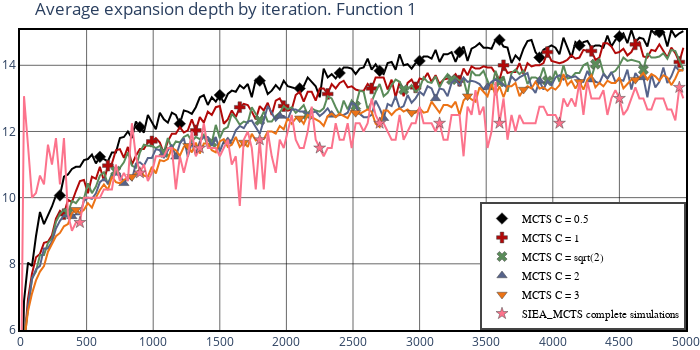

The code cell stored with this chart in its notebook:
### Code cell
def show_search_depth(data_list, plot_title, data_distance = 20, markers_distance = 20, gray_scale=False):
   #agents need to be re-ordered (no hardcode order)
   if gray_scale:
      colors = ["#696969","#4f4f4f","#2f2f2f","#000000","#0f0f0f","#666666","#234654"]

   else:
      colors = ["#820263"
                , "#4F5D2F"
                ,  "#000000"
                ,"#F6511D"
                , "#C874D9"#"#9B6DC6 "
                ,  "#355691" ]
   colors = ["#000000"
                , "#B10909"
                ,  "#5B8C5A"
                ,"#56638A"
                , "#EC7316"#"#9B6DC6 "
                ,  "#FC738C" ]


   markers = ["diamond","cross","x","triangle-up","triangle-down","star","star-square","corcle-cross","square", "pentagon"]
   marker_padding = int(markers_distance/len(data_list))

   fig = go.Figure()
   max_max_y = 0
   for data_idx, data in enumerate(data_list):#list(reversed(data_list)):
      name = data["player"].unique()[0]
      #if len(name) > 12: name = name[:12]
      #print(len(data))
      #temp_data = data.groupby(by="id").mean()
      #print(len(temp_data))
      x = data["id"].unique()
      x = [k for k in x if k%data_distance==0]
      #y = [stats.mean(data.loc[data["id"]==id,["feature_0"]]["feature_0"]) for id in x]
      y=[]
      for id in x:#list(reversed(x)):
         temp = data.loc[data["id"]==id,["feature_0"]]["feature_0"]
         #print("filtered_len",len(temp))
         y.append(stats.mean(temp))

      max_y = max(y)
      if max_y > max_max_y:
         max_max_y = max_y

      x_marker = []
      y_marker = []
      for count in range(len(x)):
         if count%(markers_distance+data_idx*marker_padding) == 0:
            x_marker.append(x[count])
            y_marker.append(y[count])

      fig.add_trace(go.Scatter(x=x, y=y
            ,showlegend=False
            ,name=name
            ,mode="lines"#+markers'#"markers"
            ,marker_symbol = markers[data_idx]# + "-open-dot"
                        #,marker_color = "black"
                        #,marker_size=9
                        ,marker=dict(
                            color=colors[data_idx]#"black",#"red",#'rgba(135, 206, 250, 0.5)',
                            ,size=9
                            ,line=dict(
                                #color='MediumPurple',
                                width=0.5)
                            )))#,marker_color = "black"))
      fig.add_trace(go.Scatter(x=x_marker, y=y_marker
            ,showlegend=True
            ,name=name
            ,mode="markers"#"markers"
            ,marker_symbol = markers[data_idx]# + "-open-dot"
                        #,marker_color = "black"
                        #,marker_size=9
                        ,marker=dict(
                            color=colors[data_idx]#"black",#"red",#'rgba(135, 206, 250, 0.5)',
                            ,size=9
                            ,line=dict( 
                                #color='MediumPurple',
                                width=0.5)
                            )))#,marker_color = "black"))
   fig.update_layout(
                #title_text=title
                #,title_x=0.5
                #,title_y=1
                #xaxis_title="Turn"
                #,yaxis_title="Nodes"
                autosize=False
                ,width=700
                ,height=350
                ,plot_bgcolor='rgba(0,0,0,0)'
                ,legend=dict(
                    #title = "Formula",
                    #orientation="h",
                    #yanchor="top",
                    y=0,
                    xanchor="right",
                    x=1,  
                    font = dict(family = "Arial", size = 11, color = "black"),
                    #bordercolor="LightSteelBlue",
                    borderwidth=2,
                    itemsizing='trace',
                    #itemwidth = 30
                    )
                ,title={"text":plot_title}
                )
   fig["layout"]["yaxis"]["tickmode"] = "linear"
   fig["layout"]["yaxis"]["tick0"] = 4
   fig["layout"]["yaxis"]["dtick"] = 2
   fig["layout"]["yaxis"]["showgrid"] = True
   fig["layout"]["yaxis"]["gridcolor"] = "black"
   fig["layout"]["yaxis"]["gridwidth"] = 0.6
   fig["layout"]["xaxis"]["tickmode"] = "linear"
   fig["layout"]["xaxis"]["tick0"] = 0
   fig["layout"]["xaxis"]["dtick"] = 500
   fig["layout"]["xaxis"]["showgrid"] = True
   fig["layout"]["xaxis"]["gridcolor"] = "black"
   fig["layout"]["xaxis"]["gridwidth"] = 0.6
   fig['layout'].update(margin=dict(
                                       l=20,
                                       r=10,
                                       b=0,
                                       t=30))    
   fig.update_xaxes(range=[0,5000])
   fig.update_yaxes(range=[6,max_max_y])
   fig.update_xaxes(showline=True, linewidth=2, linecolor='black', mirror=True)
   fig.update_yaxes(showline=True, linewidth=2, linecolor='black', mirror=True)
   return fig

def get_subset(data, agent_name, f_index, c_param=None):
   temp_data = data.loc[data["f_index"]==f_index]
   if c_param is not None:
      temp_data = temp_data.loc[temp_data["c_param"]==c_param]
   #print(temp_data["player"].unique())
   temp_data = temp_data.loc[temp_data["player"] == agent_name]
   return temp_data

dummy_state = FunctionOptimisationState(players=[None], function=0, ranges=[[0,1]], splits=2)
functions = dummy_state.function_list
join = "/"
logs_path = "logs/Old/FO"
output_name = "collective_tree_logs.csv"
data = pd.read_csv(logs_path + join + "collective_tree_logs.csv")
n_buckets = 400
f_max_locations = [0.5,0.867,None,0.1,0.1]

for f_index in [0]:#,1,2,3,4]:
   agents_names = data["player"].unique()
   #print(agents_names)
   c_params = data["c_param"].unique()
   c_params.sort()
   generic_name = "MCTS_c"
   agents_names = [x for x in agents_names]
   names = []
   data_list = []

   #order names
   for c in c_params:
      string_c = str(c)
      if string_c.split(".")[-1] == "0":
         string_c = string_c[:-2]
      names.append(generic_name + string_c)
   for name in agents_names:
      if "SE_MCTS" in name:
         names.append(name)
   for name in names:
      temp_data = get_subset(data, name, f_index)
      data_list.append(temp_data)
   
   treated_names = []
   temp_names = [x for x in names]
   for it,st in enumerate(temp_names):
      new_string = st.replace("_c"," C = ")
      new_string = new_string.replace("1.414","sqrt(2)fred")
      new_string = new_string.split("fred")[0]
      if "SE_MCTS" in new_string:
         if "2600" in new_string:
            new_string = "SE_MCTS partial simulations"
            #continue
         else:
            new_string = "SIEA_MCTS complete simulations"
      treated_names.append(new_string)

   for i,df in enumerate(data_list):
      df['player'] = df['player'].replace([names[i]],treated_names[i])

   for i,name in enumerate(treated_names):
      if name == "SE_MCTS partial simulations":
         del data_list[i]
   
   #plot = exps.show_search(data_list, functions[f_index], "", 3, n_buckets = n_buckets, type="divisions")#, subplot_titles = treated_names+["Function "+str(f_index+1)], max_x_location=f_max_locations[f_index], y_ref_value=None)
   plot = show_search_depth(data_list, "Average expansion depth by iteration. Function " + str(f_index+1), 30, 10)
   #depth_plot.write_image(os.path.join(logs_path, "depth" + str(f_index) + '.png'), width=600, height=350)
   #plot = show_search2(data_list, functions[f_index], "", 3, n_buckets = 200, type="divisions", subplot_titles = agents_names+["Function "+str(f_index)])
   plot.show()
   #depth_plot.write_image(os.path.join(logs_path, "depth_f" + str(f_index) + '.png'), width=800, height=400)
   #plot.write_image(os.path.join(logs_path, "depth_histo_max_2k_f" + str(f_index) + '.png'), width=800, height=800)
   #plot.write_image(os.path.join(logs_path, "Average_depth_by_iteration_f" + str(f_index+1) + '.png'), width=800, height=400)

### Figure 1 — Plotly figure (JSON) as saved in the notebook; plotly's stock layout.template omitted (floating-point values rounded to 4 significant figures; data arrays with more than 128 entries replaced by an {"elided": "..."} marker saying what was removed)
{"data": [{"marker": {"color": "#000000", "line": {"width": 0.5}, "size": 9, "symbol": "diamond"}, "mode": "lines", "name": "MCTS C = 0.5", "showlegend": false, "type": "scatter", "x": {"elided": "167 int values"}, "y": {"elided": "167 float values"}}, {"marker": {"color": "#000000", "line": {"width": 0.5}, "size": 9, "symbol": "diamond"}, "mode": "markers", "name": "MCTS C = 0.5", "showlegend": true, "type": "scatter", "x": [0, 300, 600, 900, 1200, 1500, 1800, 2100, 2400, 2700, 3000, 3300, 3600, 3900, 4200, 4500, 4800], "y": [1, 10.07, 11.23, 12.13, 12.23, 13.1, 13.53, 13.3, 13.77, 13.83, 14.13, 14.4, 14.77, 14.23, 14.6, 14.87, 15]}, {"marker": {"color": "#B10909", "line": {"width": 0.5}, "size": 9, "symbol": "cross"}, "mode": "lines", "name": "MCTS C = 1", "showlegend": false, "type": "scatter", "x": {"elided": "167 int values"}, "y": {"elided": "167 float values"}}, {"marker": {"color": "#B10909", "line": {"width": 0.5}, "size": 9, "symbol": "cross"}, "mode": "markers", "name": "MCTS C = 1", "showlegend": true, "type": "scatter", "x": [0, 330, 660, 990, 1320, 1650, 1980, 2310, 2640, 2970, 3300, 3630, 3960, 4290, 4620, 4950], "y": [1, 9.5, 10.97, 11.7, 12.03, 12.73, 12.77, 13.13, 13.3, 13.33, 13.53, 14, 14.4, 14.43, 14.63, 14.1]}, {"marker": {"color": "#5B8C5A", "line": {"width": 0.5}, "size": 9, "symbol": "x"}, "mode": "lines", "name": "MCTS C = sqrt(2)", "showlegend": false, "type": "scatter", "x": {"elided": "167 int values"}, "y": {"elided": "167 float values"}}, {"marker": {"color": "#5B8C5A", "line": {"width": 0.5}, "size": 9, "symbol": "x"}, "mode": "markers", "name": "MCTS C = sqrt(2)", "showlegend": true, "type": "scatter", "x": [0, 360, 720, 1080, 1440, 1800, 2160, 2520, 2880, 3240, 3600, 3960, 4320, 4680], "y": [1, 9.533, 10.8, 11.37, 11.67, 12.33, 12.5, 12.77, 13.27, 13.57, 13.5, 13.53, 14.03, 13.87]}, {"marker": {"color": "#56638A", "line": {"width": 0.5}, "size": 9, "symbol": "triangle-up"}, "mode": "lines", "name": "MCTS C = 2", "showlegend": false, "type": "scatter", "x": {"elided": "167 int values"}, "y": {"elided": "167 float values"}}, {"marker": {"color": "#56638A", "line": {"width": 0.5}, "size": 9, "symbol": "triangle-up"}, "mode": "markers", "name": "MCTS C = 2", "showlegend": true, "type": "scatter", "x": [0, 390, 780, 1170, 1560, 1950, 2340, 2730, 3120, 3510, 3900, 4290, 4680], "y": [1, 9.433, 10.43, 11.23, 11.7, 12.47, 12.5, 12.4, 13, 13.33, 13.53, 13.57, 13.63]}, {"marker": {"color": "#EC7316", "line": {"width": 0.5}, "size": 9, "symbol": "triangle-down"}, "mode": "lines", "name": "MCTS C = 3", "showlegend": false, "type": "scatter", "x": {"elided": "167 int values"}, "y": {"elided": "167 float values"}}, {"marker": {"color": "#EC7316", "line": {"width": 0.5}, "size": 9, "symbol": "triangle-down"}, "mode": "markers", "name": "MCTS C = 3", "showlegend": true, "type": "scatter", "x": [0, 420, 840, 1260, 1680, 2100, 2520, 2940, 3360, 3780, 4200, 4620], "y": [1, 9.633, 10.63, 11.57, 11.67, 12.4, 12.57, 12.57, 13.07, 13.27, 13.5, 13.57]}, {"marker": {"color": "#FC738C", "line": {"width": 0.5}, "size": 9, "symbol": "star"}, "mode": "lines", "name": "SIEA_MCTS complete simulations", "showlegend": false, "type": "scatter", "x": {"elided": "167 int values"}, "y": {"elided": "167 float values"}}, {"marker": {"color": "#FC738C", "line": {"width": 0.5}, "size": 9, "symbol": "star"}, "mode": "markers", "name": "SIEA_MCTS complete simulations", "showlegend": true, "type": "scatter", "x": [0, 450, 900, 1350, 1800, 2250, 2700, 3150, 3600, 4050, 4500, 4950], "y": [1, 9.25, 10.75, 11.5, 11.75, 11.5, 12.25, 12.25, 12.25, 12.25, 13, 13.33]}], "layout": {"autosize": false, "height": 350, "legend": {"borderwidth": 2, "font": {"color": "black", "family": "Arial", "size": 11}, "itemsizing": "trace", "x": 1, "xanchor": "right", "y": 0}, "margin": {"b": 0, "l": 20, "r": 10, "t": 30}, "plot_bgcolor": "rgba(0,0,0,0)", "title": {"text": "Average expansion depth by iteration. Function 1"}, "width": 700, "xaxis": {"dtick": 500, "gridcolor": "black", "gridwidth": 0.6, "linecolor": "black", "linewidth": 2, "mirror": true, "range": [0, 5000], "showgrid": true, "showline": true, "tick0": 0, "tickmode": "linear"}, "yaxis": {"dtick": 2, "gridcolor": "black", "gridwidth": 0.6, "linecolor": "black", "linewidth": 2, "mirror": true, "range": [6, 15.07], "showgrid": true, "showline": true, "tick0": 4, "tickmode": "linear"}}}
